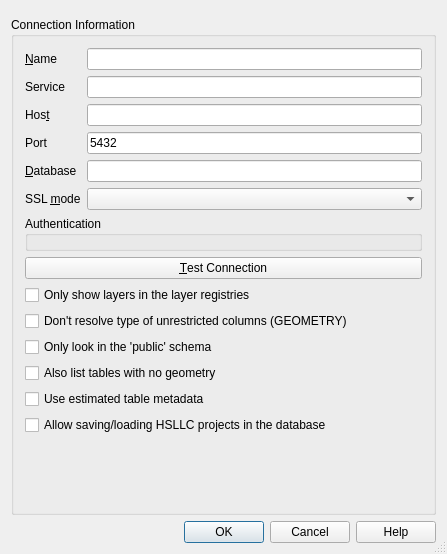
<?xml version="1.0" encoding="UTF-8"?>
<ui version="4.0">
 <class>QgsPgNewConnectionBase</class>
 <widget class="QDialog" name="QgsPgNewConnectionBase">
  <property name="geometry">
   <rect>
    <x>0</x>
    <y>0</y>
    <width>447</width>
    <height>554</height>
   </rect>
  </property>
  <property name="sizePolicy">
   <sizepolicy hsizetype="MinimumExpanding" vsizetype="MinimumExpanding">
    <horstretch>0</horstretch>
    <verstretch>0</verstretch>
   </sizepolicy>
  </property>
  <property name="windowTitle">
   <string>Create a New PostGIS Connection</string>
  </property>
  <property name="sizeGripEnabled">
   <bool>true</bool>
  </property>
  <property name="modal">
   <bool>true</bool>
  </property>
  <layout class="QVBoxLayout" name="verticalLayout_2">
   <item>
    <widget class="QgsMessageBar" name="bar" native="true"/>
   </item>
   <item>
    <widget class="QGroupBox" name="GroupBox1">
     <property name="title">
      <string>Connection Information</string>
     </property>
     <layout class="QVBoxLayout" name="verticalLayout">
      <item>
       <layout class="QGridLayout" name="gridLayout_2">
        <item row="0" column="0">
         <widget class="QLabel" name="TextLabel1_2">
          <property name="text">
           <string>&amp;Name</string>
          </property>
          <property name="buddy">
           <cstring>txtName</cstring>
          </property>
         </widget>
        </item>
        <item row="0" column="1">
         <widget class="QLineEdit" name="txtName">
          <property name="toolTip">
           <string>Name of the new connection</string>
          </property>
         </widget>
        </item>
        <item row="1" column="0">
         <widget class="QLabel" name="label">
          <property name="text">
           <string>Service</string>
          </property>
          <property name="buddy">
           <cstring>txtService</cstring>
          </property>
         </widget>
        </item>
        <item row="1" column="1">
         <widget class="QLineEdit" name="txtService"/>
        </item>
        <item row="2" column="0">
         <widget class="QLabel" name="TextLabel1">
          <property name="text">
           <string>Hos&amp;t</string>
          </property>
          <property name="buddy">
           <cstring>txtHost</cstring>
          </property>
         </widget>
        </item>
        <item row="2" column="1">
         <widget class="QLineEdit" name="txtHost"/>
        </item>
        <item row="3" column="0">
         <widget class="QLabel" name="TextLabel2_2">
          <property name="text">
           <string>Port</string>
          </property>
          <property name="buddy">
           <cstring>txtPort</cstring>
          </property>
         </widget>
        </item>
        <item row="3" column="1">
         <widget class="QLineEdit" name="txtPort">
          <property name="text">
           <string>5432</string>
          </property>
         </widget>
        </item>
        <item row="4" column="0">
         <widget class="QLabel" name="TextLabel2">
          <property name="text">
           <string>&amp;Database</string>
          </property>
          <property name="buddy">
           <cstring>txtDatabase</cstring>
          </property>
         </widget>
        </item>
        <item row="4" column="1">
         <widget class="QLineEdit" name="txtDatabase"/>
        </item>
        <item row="5" column="0">
         <widget class="QLabel" name="TextLabel3_3">
          <property name="text">
           <string>SSL &amp;mode</string>
          </property>
          <property name="buddy">
           <cstring>cbxSSLmode</cstring>
          </property>
         </widget>
        </item>
        <item row="5" column="1">
         <widget class="QComboBox" name="cbxSSLmode"/>
        </item>
       </layout>
      </item>
      <item>
       <widget class="QGroupBox" name="mAuthGroupBox">
        <property name="title">
         <string>Authentication</string>
        </property>
        <layout class="QGridLayout" name="gridLayout">
         <property name="leftMargin">
          <number>6</number>
         </property>
         <property name="topMargin">
          <number>6</number>
         </property>
         <property name="rightMargin">
          <number>6</number>
         </property>
         <property name="bottomMargin">
          <number>6</number>
         </property>
         <item row="0" column="0">
          <widget class="QgsAuthSettingsWidget" name="mAuthSettings" native="true"/>
         </item>
        </layout>
       </widget>
      </item>
      <item>
       <widget class="QPushButton" name="btnConnect">
        <property name="text">
         <string>&amp;Test Connection</string>
        </property>
       </widget>
      </item>
      <item>
       <widget class="QCheckBox" name="cb_geometryColumnsOnly">
        <property name="toolTip">
         <string>Restrict the displayed tables to those that are in the layer registries.</string>
        </property>
        <property name="whatsThis">
         <string>Restricts the displayed tables to those that are found in the layer registries (geometry_columns, geography_columns, topology.layer). This can speed up the initial display of spatial tables.</string>
        </property>
        <property name="text">
         <string>Only show layers in the layer registries</string>
        </property>
       </widget>
      </item>
      <item>
       <widget class="QCheckBox" name="cb_dontResolveType">
        <property name="text">
         <string>Don't resolve type of unrestricted columns (GEOMETRY)</string>
        </property>
       </widget>
      </item>
      <item>
       <widget class="QCheckBox" name="cb_publicSchemaOnly">
        <property name="toolTip">
         <string>Restrict the search to the public schema for spatial tables not in the geometry_columns table</string>
        </property>
        <property name="whatsThis">
         <string>When searching for spatial tables that are not in the geometry_columns tables, restrict the search to tables that are in the public schema (for some databases this can save lots of time)</string>
        </property>
        <property name="text">
         <string>Only look in the 'public' schema</string>
        </property>
       </widget>
      </item>
      <item>
       <widget class="QCheckBox" name="cb_allowGeometrylessTables">
        <property name="text">
         <string>Also list tables with no geometry</string>
        </property>
        <property name="checked">
         <bool>false</bool>
        </property>
       </widget>
      </item>
      <item>
       <widget class="QCheckBox" name="cb_useEstimatedMetadata">
        <property name="toolTip">
         <string>Use estimated table statistics for the layer metadata.</string>
        </property>
        <property name="whatsThis">
         <string>&lt;html&gt;
&lt;body&gt;
&lt;p&gt;When the layer is setup various metadata is required for the PostGIS table. This includes information such as the table row count, geometry type and spatial extents of the data in the geometry column. If the table contains a large number of rows determining this metadata is time consuming.&lt;/p&gt;
&lt;p&gt;By activating this option the following fast table metadata operations are done:&lt;/p&gt;
&lt;p&gt;1) Row count is determined from results of running the PostgreSQL Analyze function on the table.&lt;/p&gt;
&lt;p&gt;2) Table extents are always determined with the estimated_extent PostGIS function even if a layer filter is applied.&lt;/p&gt;
&lt;p&gt;3) If the table geometry type is unknown and is not exclusively taken from the geometry_columns table, then it is determined from the first 100 non-null geometry rows in the table.&lt;/p&gt;
&lt;/body&gt;
&lt;/html&gt;</string>
        </property>
        <property name="text">
         <string>Use estimated table metadata</string>
        </property>
       </widget>
      </item>
      <item>
       <widget class="QCheckBox" name="cb_projectsInDatabase">
        <property name="text">
         <string>Allow saving/loading HSLLC projects in the database</string>
        </property>
       </widget>
      </item>
      <item>
       <spacer name="verticalSpacer">
        <property name="orientation">
         <enum>Qt::Vertical</enum>
        </property>
        <property name="sizeHint" stdset="0">
         <size>
          <width>20</width>
          <height>0</height>
         </size>
        </property>
       </spacer>
      </item>
     </layout>
    </widget>
   </item>
   <item>
    <widget class="QDialogButtonBox" name="buttonBox">
     <property name="standardButtons">
      <set>QDialogButtonBox::Cancel|QDialogButtonBox::Help|QDialogButtonBox::Ok</set>
     </property>
    </widget>
   </item>
  </layout>
 </widget>
 <layoutdefault spacing="6" margin="11"/>
 <customwidgets>
  <customwidget>
   <class>QgsMessageBar</class>
   <extends>QWidget</extends>
   <header>qgsmessagebar.h</header>
   <container>1</container>
  </customwidget>
  <customwidget>
   <class>QgsAuthSettingsWidget</class>
   <extends>QWidget</extends>
   <header>auth/qgsauthsettingswidget.h</header>
   <container>1</container>
  </customwidget>
 </customwidgets>
 <resources/>
 <connections>
  <connection>
   <sender>buttonBox</sender>
   <signal>rejected()</signal>
   <receiver>QgsPgNewConnectionBase</receiver>
   <slot>reject()</slot>
   <hints>
    <hint type="sourcelabel">
     <x>313</x>
     <y>501</y>
    </hint>
    <hint type="destinationlabel">
     <x>451</x>
     <y>312</y>
    </hint>
   </hints>
  </connection>
  <connection>
   <sender>buttonBox</sender>
   <signal>accepted()</signal>
   <receiver>QgsPgNewConnectionBase</receiver>
   <slot>accept()</slot>
   <hints>
    <hint type="sourcelabel">
     <x>395</x>
     <y>501</y>
    </hint>
    <hint type="destinationlabel">
     <x>450</x>
     <y>287</y>
    </hint>
   </hints>
  </connection>
 </connections>
</ui>
